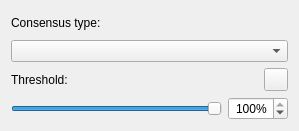
<?xml version="1.0" encoding="UTF-8"?>
<ui version="4.0">
 <class>MaConsensusModeWidget</class>
 <widget class="QWidget" name="MaConsensusModeWidget">
  <property name="geometry">
   <rect>
    <x>0</x>
    <y>0</y>
    <width>299</width>
    <height>131</height>
   </rect>
  </property>
  <property name="windowTitle">
   <string>Form</string>
  </property>
  <layout class="QVBoxLayout" name="verticalLayout_2">
   <item>
    <widget class="QLabel" name="consensusTypeLabel">
     <property name="text">
      <string>Consensus type:</string>
     </property>
    </widget>
   </item>
   <item>
    <widget class="QComboBox" name="consensusType"/>
   </item>
   <item>
    <layout class="QHBoxLayout" name="thresholdResetLayout">
     <item>
      <widget class="QLabel" name="thresholdLabel">
       <property name="text">
        <string>Threshold:</string>
       </property>
      </widget>
     </item>
     <item>
      <widget class="QToolButton" name="thresholdResetButton">
       <property name="toolTip">
        <string>Reset to default value</string>
       </property>
       <property name="text">
        <string/>
       </property>
       <property name="icon">
        <iconset resource="../../../../U2Gui/U2Gui.qrc">
         <normaloff>:/core/images/arrow_rotate_clockwise.png</normaloff>:/core/images/arrow_rotate_clockwise.png</iconset>
       </property>
      </widget>
     </item>
    </layout>
   </item>
   <item>
    <layout class="QHBoxLayout" name="thresholdLayout">
     <item>
      <widget class="QSlider" name="thresholdSlider">
       <property name="minimum">
        <number>1</number>
       </property>
       <property name="maximum">
        <number>100</number>
       </property>
       <property name="value">
        <number>100</number>
       </property>
       <property name="orientation">
        <enum>Qt::Horizontal</enum>
       </property>
      </widget>
     </item>
     <item>
      <widget class="QSpinBox" name="thresholdSpinBox">
       <property name="minimumSize">
        <size>
         <width>60</width>
         <height>0</height>
        </size>
       </property>
       <property name="alignment">
        <set>Qt::AlignRight|Qt::AlignTrailing|Qt::AlignVCenter</set>
       </property>
       <property name="accelerated">
        <bool>true</bool>
       </property>
       <property name="suffix">
        <string>%</string>
       </property>
       <property name="prefix">
        <string/>
       </property>
       <property name="minimum">
        <number>1</number>
       </property>
       <property name="maximum">
        <number>100</number>
       </property>
       <property name="value">
        <number>100</number>
       </property>
      </widget>
     </item>
    </layout>
   </item>
  </layout>
 </widget>
 <resources>
  <include location="../../../../U2Gui/U2Gui.qrc"/>
 </resources>
 <connections/>
</ui>
